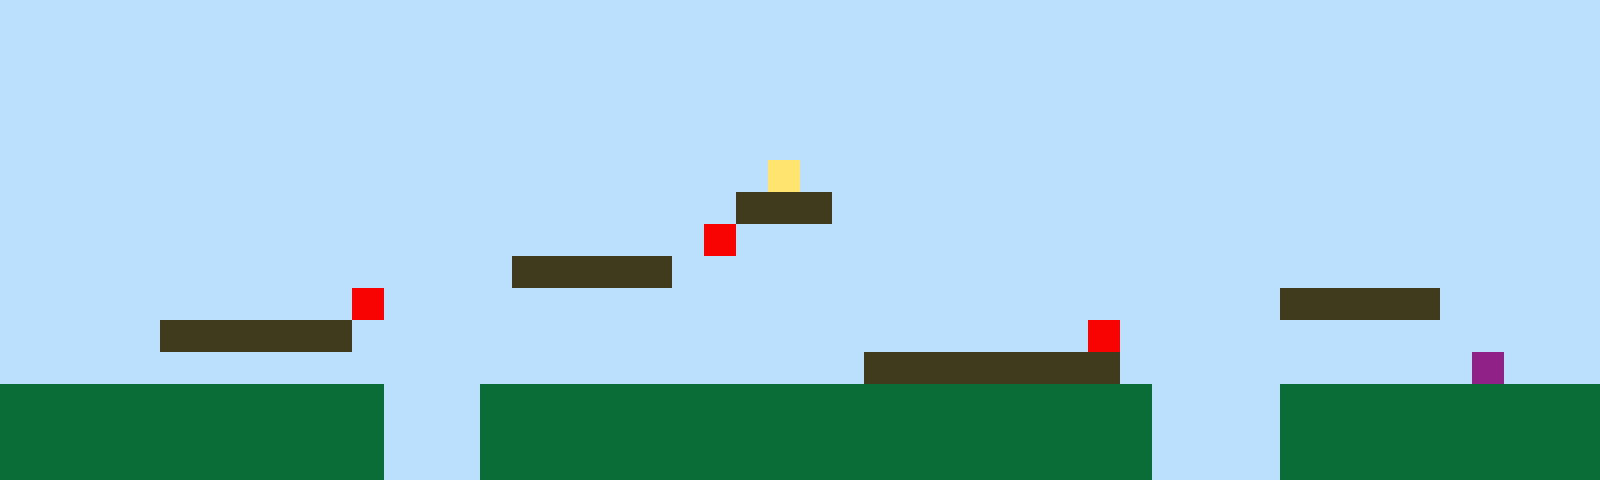

A 2D game scene composited from a Tiled map and its tileset images. What follows is a short description and the map's XML, with every tile layer's data as written:
An orthogonal 50x15 tile map with 32x32 px tiles, 1 tile layer (Tile Layer 1).

<map version="1.10" tiledversion="1.11.2" orientation="orthogonal" renderorder="right-up" width="50" height="15" tilewidth="32" tileheight="32" infinite="0" nextlayerid="2" nextobjectid="1"><editorsettings><export target="map1.csv" format="csv" /></editorsettings><tileset firstgid="1" name="sprites" tilewidth="32" tileheight="32" tilecount="6" columns="3"><image source="sprites.png" width="96" height="64" /></tileset><layer id="1" name="Tile Layer 1" width="50" height="15"><data encoding="csv">1,1,1,1,1,1,1,1,1,1,1,1,1,1,1,1,1,1,1,1,1,1,1,1,1,1,1,1,1,1,1,1,1,1,1,1,1,1,1,1,1,1,1,1,1,1,1,1,1,1,1,1,1,1,1,1,1,1,1,1,1,1,1,1,1,1,1,1,1,1,1,1,1,1,1,1,1,1,1,1,1,1,1,1,1,1,1,1,1,1,1,1,1,1,1,1,1,1,1,1,1,1,1,1,1,1,1,1,1,1,1,1,1,1,1,1,1,1,1,1,1,1,1,1,1,1,1,1,1,1,1,1,1,1,1,1,1,1,1,1,1,1,1,1,1,1,1,1,1,1,1,1,1,1,1,1,1,1,1,1,1,1,1,1,1,1,1,1,1,1,1,1,1,1,1,1,1,1,1,1,1,1,1,1,1,1,1,1,1,1,1,1,1,1,1,1,1,1,1,1,1,1,1,1,1,1,1,1,1,1,1,1,1,1,1,1,1,1,1,1,1,1,1,1,1,1,1,1,1,1,1,1,1,1,1,1,1,1,1,1,1,1,1,1,1,1,1,1,1,1,1,1,1,1,1,1,1,1,1,1,1,1,1,1,1,1,1,1,1,1,1,1,1,1,4,1,1,1,1,1,1,1,1,1,1,1,1,1,1,1,1,1,1,1,1,1,1,1,1,1,1,1,1,1,1,1,1,1,1,1,1,1,1,1,1,1,1,1,1,1,1,1,1,3,3,3,1,1,1,1,1,1,1,1,1,1,1,1,1,1,1,1,1,1,1,1,1,1,1,1,1,1,1,1,1,1,1,1,1,1,1,1,1,1,1,1,1,1,1,1,1,1,5,1,1,1,1,1,1,1,1,1,1,1,1,1,1,1,1,1,1,1,1,1,1,1,1,1,1,1,1,1,1,1,1,1,1,1,1,1,1,1,1,1,1,1,3,3,3,3,3,1,1,1,1,1,1,1,1,1,1,1,1,1,1,1,1,1,1,1,1,1,1,1,1,1,1,1,1,1,1,1,1,1,1,1,1,1,1,1,1,5,1,1,1,1,1,1,1,1,1,1,1,1,1,1,1,1,1,1,1,1,1,1,1,1,1,1,1,1,3,3,3,3,3,1,1,1,1,1,1,1,1,1,1,3,3,3,3,3,3,1,1,1,1,1,1,1,1,1,1,1,1,1,1,1,1,1,1,1,1,1,1,1,5,1,1,1,1,1,1,1,1,1,1,1,1,1,1,1,1,1,1,1,1,1,1,1,1,1,1,1,1,1,1,1,1,1,1,1,1,1,1,1,1,1,1,3,3,3,3,3,3,3,3,1,1,1,1,1,1,1,1,1,1,1,6,1,1,1,2,2,2,2,2,2,2,2,2,2,2,2,1,1,1,2,2,2,2,2,2,2,2,2,2,2,2,2,2,2,2,2,2,2,2,2,1,1,1,1,2,2,2,2,2,2,2,2,2,2,2,2,2,2,2,2,2,2,2,2,2,2,1,1,1,2,2,2,2,2,2,2,2,2,2,2,2,2,2,2,2,2,2,2,2,2,1,1,1,1,2,2,2,2,2,2,2,2,2,2,2,2,2,2,2,2,2,2,2,2,2,2,1,1,1,2,2,2,2,2,2,2,2,2,2,2,2,2,2,2,2,2,2,2,2,2,1,1,1,1,2,2,2,2,2,2,2,2,2,2</data></layer></map>
